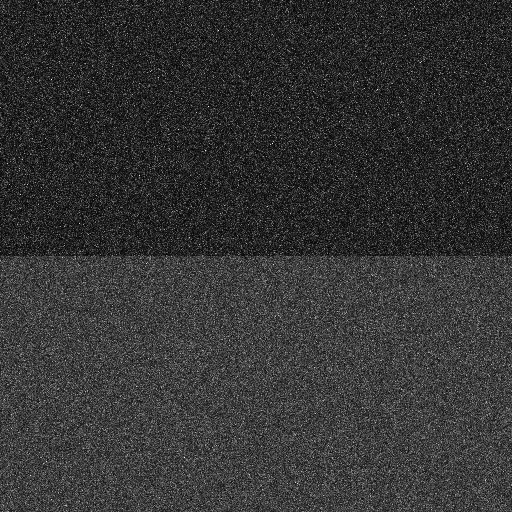
#> input picture gamma_layers_horizontal_squares/0_background_NFL.png, 512 x 512 px
$ python demo.py
#> lines starting #> are read from the running program, lines starting #| are printed output that depends on the picture
### williams_2014_edge_detection/io_utils.py
from skimage import io, color, util
import numpy as np


def load_gray(path):
    """Load image as 8-bit grayscale (0..255).
    Keeps behavior from original module: handles RGB/RGBA and already grayscale images.
    """
    im = io.imread(path)
#> im is the input picture: shape (512, 512, 4); mean R, G, B, A 52, 52, 52, 255

    # if image is RGBA (4 channels), drop alpha
    if im.ndim == 3 and im.shape[2] == 4:
        im = im[:, :, :3]
#> im: shape (512, 512, 3)

    if im.ndim == 3:
        im = color.rgb2gray(im)
#> im: shape (512, 512) float64
        im = (im * 255).astype(np.uint8)
    else:
        if im.dtype != np.uint8:
            im = util.img_as_ubyte(im)

    return im

### williams_2014_edge_detection/processing.py
import os
import time
import numpy as np
import pandas as pd
from skimage.morphology import thin

from .io_utils import load_gray
from .masks import make_dual_region_mask
from .stats_tests import compute_tests_region
from .nms_and_thresh import non_max_suppression, hysteresis_and_binary
from .metrics import compute_pcm_binary
from .constants import N_MC, G_PCM, HIGHS, LOW_RATIO

# import saving helper but keep optional to avoid hard dependency in tests
try:
    from .saving import save_binary_image
except Exception:
    save_binary_image = None

try:
    from .saving import save_table
except Exception:
    save_table = None


def process_image(image_path, mask_sizes, n_mc=N_MC, out_dir: str = None, attempt_num: int = None):
    """Process image and optionally save per-MC, per-mask best thin binaries when out_dir and attempt_num are provided.

    Returns (df, im, gt) as before.
    """
    save_outputs = out_dir is not None and attempt_num is not None and save_binary_image is not None
    save_tables = out_dir is not None and attempt_num is not None and save_table is not None

    print(f"  Loading image: {os.path.basename(image_path)}")
    im = load_gray(image_path)
    H, W = im.shape
#> H = 512; W = 512
    # create ground-truth: horizontal single-pixel edge at middle row
    gt = np.zeros_like(im, dtype=np.uint8)
    mid_row = H // 2
#> mid_row = 256
    gt[mid_row, :] = 1

    tests = ["DoB", "T", "F", "L", "U", "KS", "v2"]
    results = {t: {m: [] for m in mask_sizes} for t in tests}

    for mc in range(n_mc):
        print(f"    Monte Carlo iteration {mc+1}/{n_mc}")
        if n_mc > 1:
            noise = np.random.normal(loc=0.0, scale=0.5, size=im.shape)
            im_mc = np.clip(im.astype(float) + noise, 0, 255).astype(np.uint8)
        else:
            im_mc = im.copy()

        for msize in mask_sizes:
            print(f"      Processing mask size {msize}x{msize}")
            start_time = time.time()
            if msize == 5:
                angles = np.linspace(0, 180, 12, endpoint=False)
            else:
                angles = np.linspace(0, 180, 20, endpoint=False)

            # Precompute masks for all angles for this mask size to avoid recomputing inside the pixel loop.
            # make_dual_region_mask returns two boolean masks (A_mask, B_mask) of shape (msize, msize).
            masks_per_angle = [make_dual_region_mask(msize, ang) for ang in angles]

            resp_maps = {t: np.zeros_like(im_mc, dtype=float) for t in tests}
            angle_map = np.full(im_mc.shape, np.nan)
            half = msize // 2

            total_pixels = (H - 2*half) * (W - 2*half)
            pixels_processed = 0
            # EWMA state for per-pixel timing estimator
            ewma_per_pixel = None
            print(f"        Processing {total_pixels} pixels...")

            for i in range(half, H - half):
                for j in range(half, W - half):
                    best_vals = {t: -np.inf for t in tests}
                    best_angle = None
                    patch = im_mc[i - half:i + half + 1, j - half:j + half + 1]

                    # iterate over precomputed masks for each angle
                    for ang_idx, ang in enumerate(angles):
                        A_mask, B_mask = masks_per_angle[ang_idx]
                        A_vals = patch[A_mask]
                        B_vals = patch[B_mask]
                        stats_dict = compute_tests_region(A_vals, B_vals)
                        # update bests for each test
                        for t in tests:
                            v = stats_dict[t]
                            if v > best_vals[t]:
                                best_vals[t] = v
                        # average response across tests to pick best angle
                        avg_resp = np.mean(list(stats_dict.values()))
                        if best_angle is None or avg_resp > best_angle[0]:
                            best_angle = (avg_resp, ang)

                    for t in tests:
                        resp_maps[t][i, j] = best_vals[t]
                    angle_map[i, j] = best_angle[1] if best_angle is not None else np.nan

                    pixels_processed += 1
                    # report progress periodically; use a smaller interval for responsiveness
                    if pixels_processed % 100 == 0 or pixels_processed == total_pixels:
                        now = time.time()
                        elapsed = now - start_time
                        # compute average time per processed pixel and use it to estimate remaining time
                        if pixels_processed > 0 and elapsed > 0:
                            avg_per_pixel = elapsed / float(pixels_processed)
                            # use instantaneous average per-pixel as estimator (keeps code simple and deterministic)
                            ewma_per_pixel = avg_per_pixel
                            remaining = total_pixels - pixels_processed
                            eta = avg_per_pixel * remaining
                        else:
                            eta = 0.0

                        # format ETA in H:M:S
                        hrs = int(eta // 3600)
                        mins = int((eta % 3600) // 60)
                        secs = int(eta % 60)
                        if hrs > 0:
                            eta_str = f"{hrs}h{mins:02d}m{secs:02d}s"
                        elif mins > 0:
                            eta_str = f"{mins}m{secs:02d}s"
                        else:
                            eta_str = f"{secs}s"

                        print(
                            f"          MC {mc + 1}/{n_mc}, "
                            f"Image {os.path.basename(image_path)}, "
                            f"Mask {msize} | "
                            f"{pixels_processed}/{total_pixels} px "
                            f"({(pixels_processed / total_pixels) * 100:.1f}% ) "
                            f"ETA {eta_str}"
                        )

            print("100% - done")

            print(f"        Post-processing for {len(tests)} tests...")
            for t_idx, t in enumerate(tests):
                print(f"          Test {t_idx+1}/{len(tests)}: {t}")
                rmap = resp_maps[t]
                mn, mx = np.nanmin(rmap), np.nanmax(rmap)
                if mx - mn < 1e-9:
                    norm = np.zeros_like(rmap, dtype=np.uint8)
                else:
                    norm = ((rmap - mn) / (mx - mn) * 255.0).astype(np.uint8)
                nms = non_max_suppression(norm, angle_map)
                pcm_scores = []
                bw_thin_list = []
                for th_idx, ThH in enumerate(HIGHS):
                    ThL = LOW_RATIO * ThH
                    bw = hysteresis_and_binary(nms, ThH, ThL)
                    bw_thin = thin(bw > 0).astype(np.uint8)
                    bw_thin_list.append(bw_thin)
                    pcm_val = compute_pcm_binary(bw_thin, gt, g=G_PCM)
                    pcm_scores.append(pcm_val)
                best_idx = int(np.nanargmax(pcm_scores)) if len(pcm_scores) > 0 else 0
                best_pcm = float(np.max(pcm_scores)) if len(pcm_scores) > 0 else np.nan
                results[t][msize].append(best_pcm)

                # optionally save the best thin binary for this test/mask/mc
                if save_outputs:
                    try:
                        best_bw = bw_thin_list[best_idx]
                        images_out = os.path.join(out_dir, 'images')
                        # save all thin binaries and mark the best one with a _best suffix
                        for th_idx, bw_thin in enumerate(bw_thin_list):
                            is_best = (th_idx == best_idx)
                            what = f"bw_{t}_th{th_idx+1}"
                            if is_best:
                                what = what + "_best"
                            saved = save_binary_image(bw_thin, images_out, what, image_path, attempt_num, n_mc, mc+1, msize)
                            # log saved path for the best one to avoid too much console spam
                            if is_best:
                                print(f"            Saved best bw for test={t}, mask={msize}, mc={mc+1} -> {saved}")
                    except Exception as e:
                        print("            Failed to save binary image:", e)
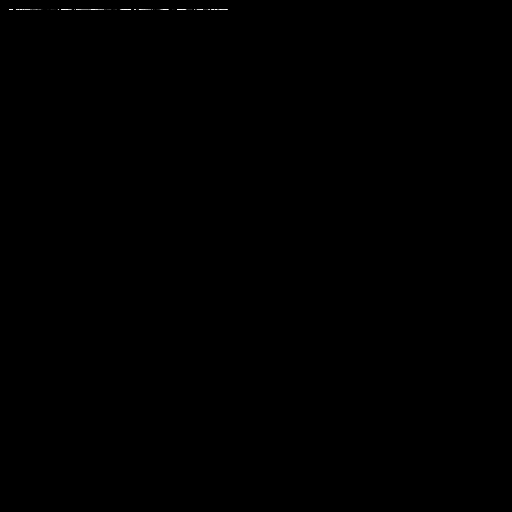
#> angle_map: shape (512, 512) float64; 99.92% of the values are NaN or infinite; the others: min 9, max 171, mean 96.49; drawn with min black, max white, NaN and infinite black

    print("    Computing statistics...")
    summary_rows = []
    for t in tests:
        for m in mask_sizes:
            arr = np.array(results[t][m], dtype=float)
            mean_pcm = np.mean(arr) if arr.size > 0 else np.nan
            std_pcm = np.std(arr, ddof=1) if arr.size > 1 else 0.0
            summary_rows.append({
                "test": t,
                "mask_size": m,
                "pcm_mean": mean_pcm,
                "pcm_std": std_pcm
            })
    df = pd.DataFrame(summary_rows)

    if save_tables:
        try:
            tables_out_dir = os.path.join(out_dir, 'tables')
            saved = save_table(df, tables_out_dir, 'results', image_path, attempt_num, n_mc)
            print(f"    Saved results table to: {saved}")
        except Exception as e:
            print("    Failed to save results table:", e)

    return df, im, gt

### williams_2014_edge_detection/masks.py
import numpy as np


def make_dual_region_mask(size, angle_deg):
    """Create bool masks (A_mask, B_mask) for a square mask size x size.
    Split by a line through the center at angle angle_deg.
    A_mask is one side, B_mask the other, central pixel not included
    in either A or B.
    """
    s = size
    cx = (s - 1) / 2.0
    cy = (s - 1) / 2.0
    ys, xs = np.mgrid[0:s, 0:s].astype(float)
    # coordinates relative to center
    xr = xs - cx
    yr = ys - cy
    # unit normal for the split line
    theta = np.deg2rad(angle_deg)
    # split by sign of dot product with normal vector
    nx = np.cos(theta)
    ny = np.sin(theta)
    dot = xr * nx + yr * ny
    # exclude the center pixel from A and B
    center_mask = (np.abs(xs - cx) < 0.5) & (np.abs(ys - cy) < 0.5)
    A = (dot > 0) & (~center_mask)
    B = (dot < 0) & (~center_mask)
    return A, B

### williams_2014_edge_detection/stats_tests.py
import numpy as np
from scipy import stats
from .constants import N_CHI_BINS


def compute_tests_region(values_A, values_B):
    """
    Compute set of statistical test responses between two 1D arrays.
    Returns dict with keys: DoB, T, F, L, U, KS, v2
    """
    # guard against empty
    if values_A.size == 0 or values_B.size == 0:
        return {
            "DoB": 0.0, "T": 0.0, "F": 1.0, "L": 0.0,
            "U": 0.0, "KS": 0.0, "v2": 0.0
        }

    a = values_A.astype(float)
    b = values_B.astype(float)

    # DoB
    dob = abs(a.mean() - b.mean())

    # student t stat (Welch's t-statistic magnitude)
    sa = a.var(ddof=1) if a.size > 1 else 0.0
    sb = b.var(ddof=1) if b.size > 1 else 0.0
    na = a.size
    nb = b.size
    denom = np.sqrt((sa / na if na>0 else 0) + (sb / nb if nb>0 else 0))
    t_stat = abs(a.mean() - b.mean()) / (denom + 1e-12)

    # Fisher F
    if sa <= 0 and sb <= 0:
        f_stat = 1.0
    elif sb == 0:
        f_stat = np.inf
    else:
        f_stat = max(sa / (sb + 1e-12), sb / (sa + 1e-12))

    # Likelihood-like (approx): -N * log( var_ratio )
    var_ratio = (sa + 1e-12) / (sb + 1e-12)
    L = - (na + nb) * np.log(4.0 * var_ratio + 1e-12)

    # Mann-Whitney U
    try:
        u_res = stats.mannwhitneyu(a, b, alternative='two-sided')
        Ustat = u_res.statistic
    except Exception:
        Ustat = 0.0

    # KS D statistic
    try:
        ks_res = stats.ks_2samp(a, b)
        KSD = ks_res.statistic
    except Exception:
        KSD = 0.0

    # Chi-square style v2
    R, _ = np.histogram(a, bins=N_CHI_BINS, range=(0, 255))
    S, _ = np.histogram(b, bins=N_CHI_BINS, range=(0, 255))
    denom = (R + S).astype(float)
    mask_pos = denom > 0
    v2 = np.sum(((R - S) ** 2)[mask_pos] / denom[mask_pos])

    return {
        "DoB": dob,
        "T": t_stat,
        "F": f_stat if np.isfinite(f_stat) else np.max([sa, sb]) * 1e3,
        "L": L,
        "U": Ustat,
        "KS": KSD,
        "v2": v2
    }

### williams_2014_edge_detection/saving.py
import os
import re
from typing import Tuple
from skimage import io
import numpy as np
from .constants import PROJECT_ROOT


def make_attempt_dir(prefix: str = "attempt") -> Tuple[str, int]:
    """Create and return a new attempt directory under PROJECT_ROOT.

    Scans PROJECT_ROOT for existing directories named like `prefix_###` and
    creates the next sequential directory (e.g. attempt_001, attempt_002...).

    Returns (attempt_dir_path, attempt_number).
    """
    pattern = re.compile(rf'^{re.escape(prefix)}_(\d+)$')
    maxn = 0
    for name in os.listdir(PROJECT_ROOT):
        path = os.path.join(PROJECT_ROOT, name)
        if os.path.isdir(path):
            m = pattern.match(name)
            if m:
                try:
                    n = int(m.group(1))
                    if n > maxn:
                        maxn = n
                except ValueError:
                    pass
    nextn = maxn + 1
    attempt_name = f"{prefix}_{nextn:03d}"
    attempt_dir = os.path.join(PROJECT_ROOT, attempt_name)
    os.makedirs(attempt_dir, exist_ok=True)
    return attempt_dir, nextn


def _safe_basename(path: str) -> str:
    return os.path.splitext(os.path.basename(path))[0]


# [29 lines left out: functions format_image_filename, save_binary_image, not called in this run]


def format_table_filename(base: str, source_path: str, attempt_num: int, total_mc: int, ext: str = ".csv") -> str:
    src = _safe_basename(source_path)
    return f"{base}_src-{src}_attempt-{attempt_num:03d}_mcTotal-{total_mc}{ext}"


# [12 lines left out: function save_table, not called in this run]

### scripts/demo.py
import os
from williams_2014_edge_detection.processing import process_image
from williams_2014_edge_detection.display import build_ks_binary_for_display, show_edge_on_black
from williams_2014_edge_detection.constants import IMAGE_DIR
from williams_2014_edge_detection.saving import make_attempt_dir, save_table


def run_demo():
    img = os.path.join(IMAGE_DIR, '0_background_NFL.png')
    if not os.path.exists(img):
        print('Demo image not found:', img)
        return
    print('Running demo on', img)

    # create attempt dir
    attempt_dir, attempt_num = make_attempt_dir(prefix="demo")
    print(f"Demo outputs will be saved under: {attempt_dir} (attempt {attempt_num})")

    # run process_image with one Monte Carlo iteration and mask size [19]
    df, im, gt = process_image(img, [19], n_mc=1, out_dir=attempt_dir, attempt_num=attempt_num)
    print(df)

    # save table
    try:
        saved = save_table(df, os.path.join(attempt_dir, 'tables'), 'demo_results', img, attempt_num, 1)
        print('Saved demo table to', saved)
    except Exception as e:
        print('Failed to save demo table:', e)

    # horizontal split (top/bottom) by using angle 90 degrees
    bw = build_ks_binary_for_display(img, 19, angles=[90])
    # show (or return) the result and save fallback
    canvas = show_edge_on_black(bw, os.path.basename(img))
    if canvas is not None:
        out_dir = os.path.join(attempt_dir, 'images')
        os.makedirs(out_dir, exist_ok=True)
        out_path = os.path.join(out_dir, f"demo_detected_{os.path.basename(img)}")
        try:
            from PIL import Image
            Image.fromarray(canvas).save(out_path)
            print('Saved demo image to', out_path)
        except Exception as e:
            print('Failed to save demo image:', e)


if __name__ == '__main__':
#> (the run stopped early here; a loop or call above may not have finished)
